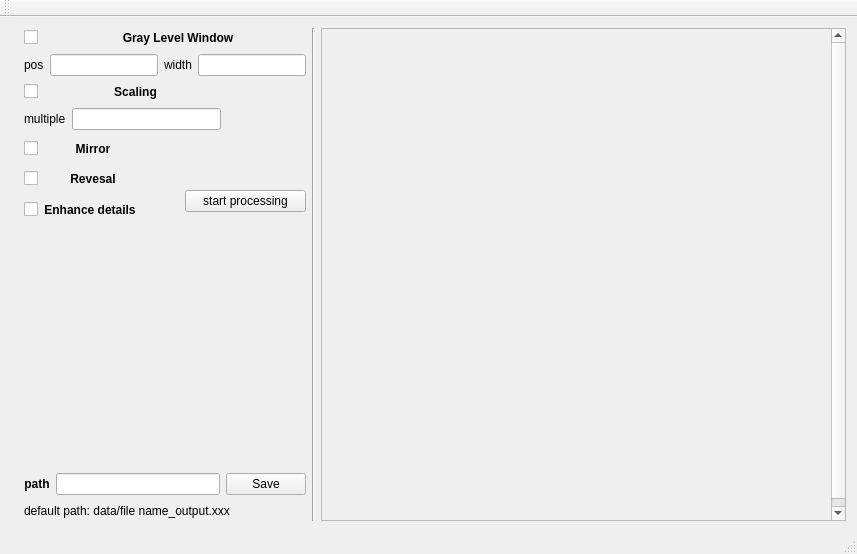
<?xml version="1.0" encoding="UTF-8"?>
<ui version="4.0">
 <class>DRBowserClass</class>
 <widget class="QMainWindow" name="DRBowserClass">
  <property name="geometry">
   <rect>
    <x>0</x>
    <y>0</y>
    <width>857</width>
    <height>554</height>
   </rect>
  </property>
  <property name="windowTitle">
   <string>DRBowser</string>
  </property>
  <widget class="QWidget" name="centralWidget">
   <layout class="QGridLayout" name="gridLayout">
    <item row="0" column="6" rowspan="9">
     <widget class="Line" name="line">
      <property name="orientation">
       <enum>Qt::Vertical</enum>
      </property>
     </widget>
    </item>
    <item row="0" column="0" rowspan="9">
     <widget class="QLabel" name="label_19">
      <property name="text">
       <string/>
      </property>
     </widget>
    </item>
    <item row="1" column="1" colspan="3">
     <layout class="QVBoxLayout" name="verticalLayout_2">
      <item>
       <layout class="QHBoxLayout" name="horizontalLayout_3">
        <item>
         <widget class="QCheckBox" name="scalingCheckBox">
          <property name="maximumSize">
           <size>
            <width>20</width>
            <height>16777215</height>
           </size>
          </property>
          <property name="text">
           <string/>
          </property>
         </widget>
        </item>
        <item>
         <widget class="QLabel" name="label_7">
          <property name="font">
           <font>
            <bold>true</bold>
           </font>
          </property>
          <property name="text">
           <string>Scaling</string>
          </property>
          <property name="alignment">
           <set>Qt::AlignCenter</set>
          </property>
         </widget>
        </item>
       </layout>
      </item>
      <item>
       <layout class="QHBoxLayout" name="horizontalLayout_4">
        <item>
         <widget class="QLabel" name="label_3">
          <property name="text">
           <string>multiple</string>
          </property>
         </widget>
        </item>
        <item>
         <widget class="QLineEdit" name="multipleLineEdit"/>
        </item>
       </layout>
      </item>
     </layout>
    </item>
    <item row="5" column="1">
     <widget class="QLabel" name="label_13">
      <property name="text">
       <string/>
      </property>
     </widget>
    </item>
    <item row="5" column="3" colspan="3">
     <widget class="QLabel" name="label_18">
      <property name="text">
       <string/>
      </property>
     </widget>
    </item>
    <item row="2" column="3" colspan="2">
     <widget class="QLabel" name="label_10">
      <property name="text">
       <string/>
      </property>
     </widget>
    </item>
    <item row="7" column="1" colspan="5">
     <widget class="QLabel" name="label">
      <property name="text">
       <string/>
      </property>
     </widget>
    </item>
    <item row="1" column="4" rowspan="2" colspan="2">
     <widget class="QLabel" name="label_2">
      <property name="text">
       <string/>
      </property>
     </widget>
    </item>
    <item row="3" column="3" colspan="3">
     <layout class="QVBoxLayout" name="verticalLayout_3">
      <item>
       <widget class="QPushButton" name="processingPushButton">
        <property name="text">
         <string>start processing</string>
        </property>
       </widget>
      </item>
      <item>
       <widget class="QLabel" name="label_11">
        <property name="text">
         <string/>
        </property>
       </widget>
      </item>
      <item>
       <widget class="QLabel" name="label_12">
        <property name="text">
         <string/>
        </property>
       </widget>
      </item>
     </layout>
    </item>
    <item row="0" column="7" rowspan="9">
     <widget class="QScrollArea" name="scrollArea">
      <property name="sizeAdjustPolicy">
       <enum>QAbstractScrollArea::AdjustToContents</enum>
      </property>
      <property name="widgetResizable">
       <bool>false</bool>
      </property>
      <property name="alignment">
       <set>Qt::AlignCenter</set>
      </property>
      <widget class="QWidget" name="scrollAreaWidgetContents">
       <property name="geometry">
        <rect>
         <x>37</x>
         <y>0</y>
         <width>379</width>
         <height>499</height>
        </rect>
       </property>
      </widget>
     </widget>
    </item>
    <item row="0" column="1" colspan="5">
     <layout class="QVBoxLayout" name="verticalLayout">
      <item>
       <layout class="QHBoxLayout" name="horizontalLayout_13">
        <item>
         <widget class="QCheckBox" name="glwCheckBox">
          <property name="enabled">
           <bool>true</bool>
          </property>
          <property name="maximumSize">
           <size>
            <width>20</width>
            <height>16777215</height>
           </size>
          </property>
          <property name="font">
           <font>
            <bold>true</bold>
           </font>
          </property>
          <property name="layoutDirection">
           <enum>Qt::LeftToRight</enum>
          </property>
          <property name="text">
           <string/>
          </property>
         </widget>
        </item>
        <item>
         <widget class="QLabel" name="label_8">
          <property name="font">
           <font>
            <bold>true</bold>
           </font>
          </property>
          <property name="text">
           <string>Gray Level Window</string>
          </property>
          <property name="alignment">
           <set>Qt::AlignCenter</set>
          </property>
         </widget>
        </item>
       </layout>
      </item>
      <item>
       <layout class="QHBoxLayout" name="horizontalLayout_6">
        <item>
         <widget class="QLabel" name="label_4">
          <property name="text">
           <string>pos</string>
          </property>
         </widget>
        </item>
        <item>
         <widget class="QLineEdit" name="posLineEdit"/>
        </item>
        <item>
         <widget class="QLabel" name="label_9">
          <property name="text">
           <string>width</string>
          </property>
         </widget>
        </item>
        <item>
         <widget class="QLineEdit" name="widthLineEdit"/>
        </item>
       </layout>
      </item>
     </layout>
    </item>
    <item row="2" column="1" rowspan="2">
     <layout class="QVBoxLayout" name="verticalLayout_4">
      <item>
       <layout class="QHBoxLayout" name="horizontalLayout_2">
        <item>
         <widget class="QCheckBox" name="mirrorCheckBox">
          <property name="maximumSize">
           <size>
            <width>20</width>
            <height>16777215</height>
           </size>
          </property>
          <property name="text">
           <string/>
          </property>
         </widget>
        </item>
        <item>
         <widget class="QLabel" name="label_6">
          <property name="font">
           <font>
            <bold>true</bold>
           </font>
          </property>
          <property name="text">
           <string>Mirror</string>
          </property>
          <property name="alignment">
           <set>Qt::AlignCenter</set>
          </property>
         </widget>
        </item>
       </layout>
      </item>
      <item>
       <layout class="QHBoxLayout" name="horizontalLayout_5">
        <item>
         <widget class="QCheckBox" name="revesalCheckBox">
          <property name="maximumSize">
           <size>
            <width>20</width>
            <height>16777215</height>
           </size>
          </property>
          <property name="text">
           <string/>
          </property>
         </widget>
        </item>
        <item>
         <widget class="QLabel" name="label_5">
          <property name="font">
           <font>
            <bold>true</bold>
           </font>
          </property>
          <property name="text">
           <string>Revesal</string>
          </property>
          <property name="alignment">
           <set>Qt::AlignCenter</set>
          </property>
         </widget>
        </item>
       </layout>
      </item>
      <item>
       <layout class="QHBoxLayout" name="horizontalLayout_11">
        <item>
         <widget class="QCheckBox" name="enhanceCheckBox">
          <property name="enabled">
           <bool>true</bool>
          </property>
          <property name="maximumSize">
           <size>
            <width>20</width>
            <height>16777215</height>
           </size>
          </property>
          <property name="text">
           <string/>
          </property>
         </widget>
        </item>
        <item>
         <widget class="QLabel" name="label_15">
          <property name="font">
           <font>
            <bold>true</bold>
           </font>
          </property>
          <property name="text">
           <string>Enhance details</string>
          </property>
          <property name="alignment">
           <set>Qt::AlignCenter</set>
          </property>
         </widget>
        </item>
       </layout>
      </item>
      <item>
       <widget class="QLabel" name="label_14">
        <property name="text">
         <string/>
        </property>
       </widget>
      </item>
     </layout>
    </item>
    <item row="8" column="1" colspan="5">
     <layout class="QVBoxLayout" name="verticalLayout_6">
      <item>
       <layout class="QHBoxLayout" name="horizontalLayout_12">
        <item>
         <widget class="QLabel" name="label_16">
          <property name="font">
           <font>
            <bold>true</bold>
           </font>
          </property>
          <property name="text">
           <string>path</string>
          </property>
          <property name="alignment">
           <set>Qt::AlignCenter</set>
          </property>
         </widget>
        </item>
        <item>
         <widget class="QLineEdit" name="pathLineEdit"/>
        </item>
        <item>
         <widget class="QPushButton" name="savePushButton">
          <property name="text">
           <string>Save</string>
          </property>
         </widget>
        </item>
       </layout>
      </item>
      <item>
       <widget class="QLabel" name="label_17">
        <property name="text">
         <string>default path: data/file name_output.xxx</string>
        </property>
       </widget>
      </item>
     </layout>
    </item>
   </layout>
   <widget class="QLabel" name="imgDisplayLabel">
    <property name="geometry">
     <rect>
      <x>630</x>
      <y>310</y>
      <width>54</width>
      <height>16</height>
     </rect>
    </property>
    <property name="text">
     <string/>
    </property>
   </widget>
  </widget>
  <widget class="QMenuBar" name="menuBar">
   <property name="geometry">
    <rect>
     <x>0</x>
     <y>0</y>
     <width>857</width>
     <height>22</height>
    </rect>
   </property>
  </widget>
  <widget class="QToolBar" name="mainToolBar">
   <attribute name="toolBarArea">
    <enum>TopToolBarArea</enum>
   </attribute>
   <attribute name="toolBarBreak">
    <bool>false</bool>
   </attribute>
  </widget>
  <widget class="QStatusBar" name="statusBar"/>
 </widget>
 <layoutdefault spacing="6" margin="11"/>
 <resources/>
 <connections>
  <connection>
   <sender>processingPushButton</sender>
   <signal>clicked()</signal>
   <receiver>DRBowserClass</receiver>
   <slot>startProcessing()</slot>
   <hints>
    <hint type="sourcelabel">
     <x>256</x>
     <y>217</y>
    </hint>
    <hint type="destinationlabel">
     <x>204</x>
     <y>288</y>
    </hint>
   </hints>
  </connection>
  <connection>
   <sender>savePushButton</sender>
   <signal>clicked()</signal>
   <receiver>DRBowserClass</receiver>
   <slot>saveImg()</slot>
   <hints>
    <hint type="sourcelabel">
     <x>319</x>
     <y>495</y>
    </hint>
    <hint type="destinationlabel">
     <x>256</x>
     <y>383</y>
    </hint>
   </hints>
  </connection>
 </connections>
 <slots>
  <slot>startProcessing()</slot>
  <slot>saveImg()</slot>
 </slots>
</ui>
